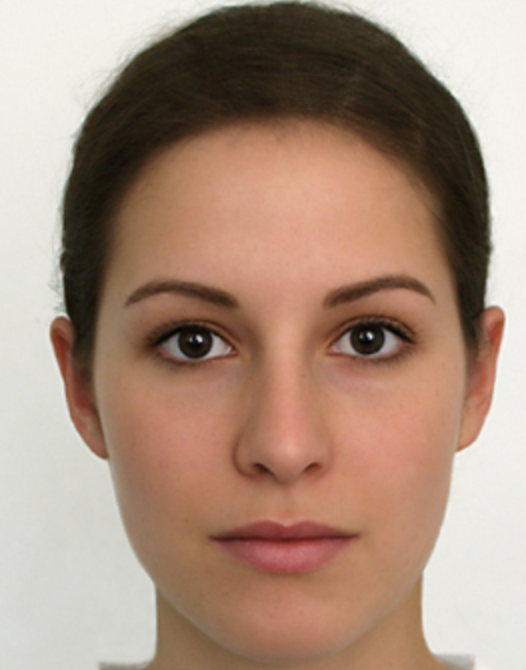
#> input picture images/file2.png, 526 x 670 px, found by its file name
$ python main.py --file images/file2.png
#> lines starting #> are read from the running program, lines starting #| are printed output that depends on the picture; after the words box and inside, x2 and y2 are one past the last pixel; in counts of white or black regions, pixels touching at a corner belong together

import argparse
import cv2
import math
import matplotlib.pyplot as plt
import matplotlib.image as mpimg
import numpy as np
from PIL import Image
from PIL import ImageDraw
import noise

# [18 lines left out: functions displayImages, increaseContrast, not called in this run]

def getEdges(img, cannyLower = 50,  cannyHigher = 100, preview = False):
    print("Getting Edges...")
    shape = img.shape
    height, width = shape
    im = cv2.GaussianBlur(img,(3,3),0)
    edges = cv2.Canny(im, cannyLower, cannyHigher)
    if preview:
        plt.imshow(edges, cmap='Greys_r')
        plt.show()
    return edges

def getDots(img):
    print("Getting Dots...")
    shape = img.shape
    height, width = shape
    rows = []
    for x in range(height):
        for y in range(width):
            if img[x,y] == 255:
                rows.append((x,y))
    return rows

def dist(a, b):
    x1, y1 = a
    x2, y2 = b
    return math.sqrt(pow(x2 - x1, 2) + pow(y2 - y1, 2))

def getLines(dots):
    print("Finding Contours...")
    straightLines = []
    line = []
    for dot in dots:
        x, y = dot
        if (len(line) == 0):
            line.append((x,y))
        elif (line[-1][1] == y - 1):
            line.append((x,y))
        else:
            if (len(line) != 1):
                straightLines.append([(line[0][0],line[0][1]), (line[-1][0],line[-1][1])])
            line = []
    return straightLines

def getContours(lines):
    print("getting contours")
    contours = []
    usedlines = []
    templines = lines.copy()
    while len(templines) > 0:
        contour = []
        line = templines.pop(0)
        contour.append(line[0])
        contour.append(line[-1])
        i = 0
        while i < len(templines):
            line2 = templines[i]
            xdist = abs(line2[0][0] - line[-1][0])
            ydist =  abs(line2[0][1] - line[-1][1])
            same = line[0][0] == line2[0][0] & line[-1][0] == line2[-1][0]
            if ((ydist <= 1) & (xdist <= 1) & (same == False)):
                contour.append(line2[0])
                line.append(line2[-1])
                contour.append(line2[-1])
                templines.pop(i)
            else:
                i += 1
        contours.append(contour)
    return contours

def combineContours(lines, threshold):
    print("Combining lines...")
    contours = []
    usedlines = []
    templines = lines.copy()
    while len(templines) > 0:
        contour = []
        line = templines.pop(0)
        contour.append(line[0])
        contour.append(line[-1])
        i = 0
        while i < len(templines):
            line2 = templines[i]
            distance = dist(line2[0], line[-1])
            same = line[0][0] == line2[0][0] & line[-1][0] == line2[-1][0]
            if ((distance <= threshold) & (same == False)):
                avgX = (contour[-1][0] + line2[0][0])/ 2
                avgY = (contour[-1][1] + line2[0][1])/ 2

                avgA = ((contour[-1][0] + avgX)/ 2, (contour[-1][1] + avgY)/ 2)
                avgB = ((line2[0][0] + avgX)/ 2, (line2[0][1] + avgY)/ 2)
                # Uncomment this and comment the line above for some interesting results? ?
                #  avgB = ((contour[0][0] + avgX)/ 2, (contour[0][1] + avgY)/ 2)

                contour[-1] = (avgX, avgY)
                contour.append((avgX, avgY))

                contour.append(line2[-1])
                line.append(line2[-1])
                templines.pop(i)
            else:
                i += 1
        contours.append(contour)
    return contours

# [7 lines left out: function plotLines, not called in this run]

def plotContours(img, contours, verbose = False):
    print("Plotting contours...")
    draw = ImageDraw.Draw(img)

    for n, contour in enumerate(contours):
        length = len(contour)
        i = 0
        while (i < length - 1):
            # plt.plot(
            #     [contour[i][0], contour[i+1][0]], [contour[i][1],contour[i+1][1]],
            #     color='black', linewidth = 1
            # )
            draw.line(((contour[i][0],contour[i][1]),(contour[i+1][0],contour[i+1][1])), fill=(0,0,0), width=math.floor(genPerlinNoise(contour[i][0], contour[i][1])/5) + 2)
            i += 1
        if verbose: print(n , len(contours), '- ', length)

# [15 lines left out: function plotHatches, not called in this run]
# rotate +90deg
def rotateLine90(line, shape):
    height, width = shape
    return [(line[0][1], 0 - line[0][0] + height), (line[-1][1], 0 - line[-1][0] + height)]

def rotateContours90(contours, shape):
    print("Rotating Contours...")
    height, width = shape
    rotContours = []
    for contour in contours:
        rotContour = [];
        length = len(contour)
        i = 0
        while (i < length):
            rotContour.append(rotateLine90([contour[i], contour[i+1]], shape))
            i += 2
        flattened_list = [y for x in rotContour for y in x]

        rotContours.append(flattened_list)
    return rotContours;

# rotate +45deg
# [114 lines left out: functions rotateLine45, rotateContours45, hatch, getDarks, not called in this run]

def sketch(img, args):

    images = []
    img2 = np.flip(np.rot90(img))

    distance = int(args.distance) if args.distance else 10
    colors = int(args.colors) if args.colors else 4
    cannyLower = int(args.cannylow) if args.cannylow else 50
    cannyHigher = int(args.cannyhigh) if args.cannyhigh else 100
    distHatch = int(args.hatchdist) if args.hatchdist else 4

    edges = getEdges(img,cannyLower = cannyLower, cannyHigher = cannyHigher)
    dots = getDots(edges)
    lines = getLines(dots)
    testContour = rotateContours90(lines, img.shape)

    edges2 = getEdges(img2, cannyLower = cannyLower, cannyHigher = cannyHigher)
    dots2 = getDots(edges2)
    lines2 = getLines(dots2)
    contours2 = getContours(lines2)
    combinedContours = combineContours( lines2 + testContour, distance)
    img = getReducedColourImage(img, colors)
    im = Image.new('RGBA', img.shape, (255,255,255,255))
    draw = ImageDraw.Draw(im)
    if args.hatch:
        hatchlines = rotateContours90(hatch(img,  distHatch), img.shape)
        if args.verbose: print(len(hatchlines))
        plotHatches(im, hatchlines , verbose = args.verbose)
    if args.darks:
        darklines = rotateContours90(getDarks(img), img.shape)
        if args.verbose: print(len(darklines))
        plotHatches(im, darklines ,  verbose = args.verbose)
    if args.verbose: print(len( combinedContours))

    plotContours(im, combinedContours, verbose = args.verbose)
    plt.imshow(np.asarray(im), origin='lower')
    print('Done!')
    plt.show()

def getReducedColourImage(img, N):
    h, w = img.shape
    for x in range(h):
        for y in range(w):
            img[x][y] = math.floor((img[x][y] * N/255)) * (255 / N)
    return img
def genPerlinNoise(x, y ):
    scale = 100.0
    octaves = 7
    persistence = 0.5
    lacunarity = 2.0
    perl = noise.pnoise2(x/scale, y/scale, octaves=octaves, persistence=persistence, lacunarity=lacunarity, repeatx=1024, repeaty=1024, base=0)
    return ((perl + 1) / 2) * 20

if __name__ == "__main__":
    folderPath = "images/"
    fileName = "file2.png"
    parser = argparse.ArgumentParser(description='Process an image into a vectorised line format.')
    parser.add_argument("--preview", help="preview canny edges before",
                    action="store_true")
    parser.add_argument("--hatch", help="add hatching",
                    action="store_true")
    parser.add_argument("--darks", help="add darks",
                    action="store_true")
    parser.add_argument("-v", "--verbose", help="verbose logging",
                    action="store_true")
    parser.add_argument("--distance", help="distance to connect contours by")
    parser.add_argument("--cannylow", help="lower threshold for canny",)
    parser.add_argument("--cannyhigh", help="Upper threshold for canny",)
    parser.add_argument("--colors", help="num of colors to reduce by",)
    parser.add_argument("--hatchdist", help="Distance to hatch by",)
    parser.add_argument("--file", help="img file name",)

    args = parser.parse_args()
    fileName = args.file if args.file else fileName
    img = cv2.imread("%s%s" % (folderPath, fileName),  cv2.IMREAD_GRAYSCALE)
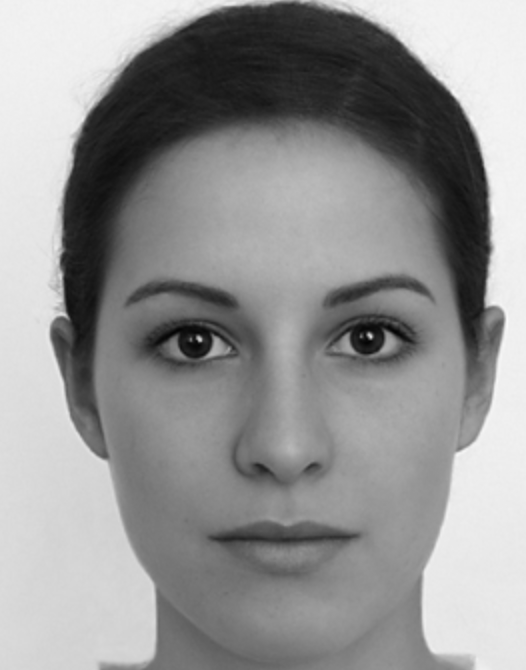
#> img: shape (670, 526); min 3, max 250, mean 147.7

    if args.preview:
        edges = getEdges(img, preview= True,
        cannyLower = int(args.cannylow), cannyHigher = int(args.cannyhigh))
    else:
        sketch(img, args)
#> in sketch, `img2 = np.flip(np.rot90(img))`:
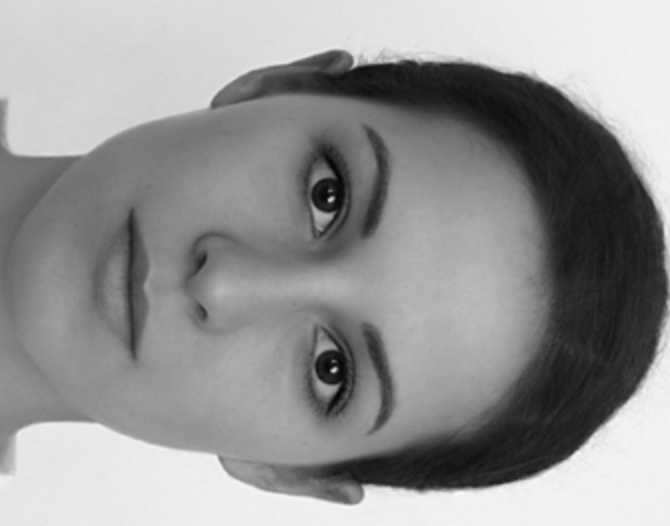
#> img2: shape (526, 670); min 3, max 250, mean 147.7
#> in getEdges, `edges = cv2.Canny(im, cannyLower, cannyHigher)`:
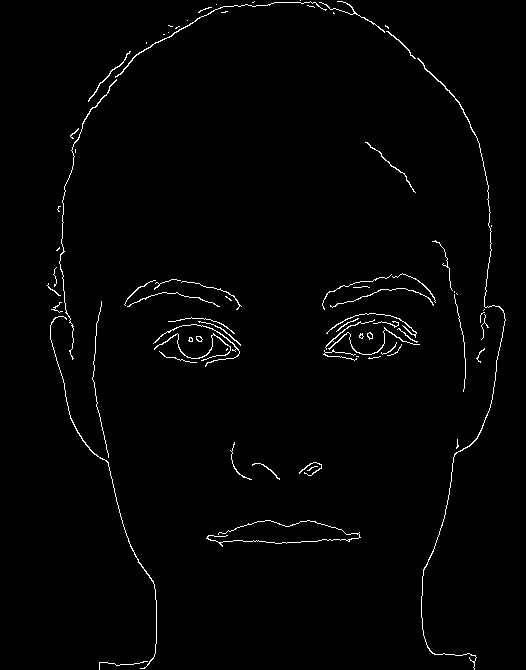
#> edges: shape (670, 526); 1.5% white in thin lines or dots, all inside (x1, y1, x2, y2) = (47, 0, 506, 670)
#> in sketch, `dots = getDots(edges)`: dots = 5183 pairs, first value 0 to 669, second value 47 to 505
#> the loop in getLines, `for dot in dots:` made 5183 passes
#> (x, y) on passes 1 to 3: (0, 300), (1, 254), (1, 310)
#> after the loop in getLines, `for dot in dots:`: straightLines = 630 items
#> the loop in rotateContours90, `for contour in contours:` made 630 passes
#> (contour, flattened_list) on passes 1 to 3: ([(1, 338), (1, 342)], [(338, 669), (342, 669)]), ([(2, 275), (2, 300)], [(275, 668), (300, 668)]), ([(2, 305), (2, 309)], [(305, 668), (309, 668)])
#> call 2 of getEdges, with cannyLower = 50, cannyHigher = 100, preview = False
#> in getEdges (call 2), `edges = cv2.Canny(im, cannyLower, cannyHigher)`:
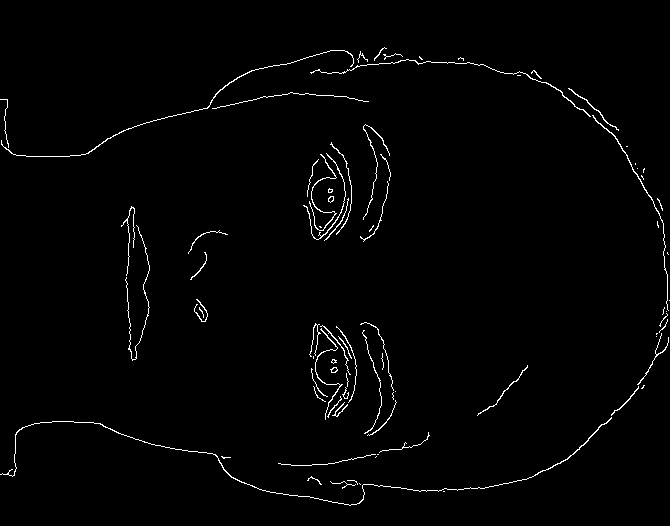
#> edges: shape (526, 670); 1.5% white in thin lines or dots, all inside (x1, y1, x2, y2) = (0, 47, 670, 506)
#> in sketch, `dots2 = getDots(edges2)`: dots2 = 5239 pairs, first value 47 to 505, second value 0 to 669
#> the loop in getLines (call 2), `for dot in dots:` made 5239 passes
#> (x, y) on passes 1 to 3: (47, 384), (48, 382), (48, 383)
#> after the loop in getReducedColourImage, `for x in range(h):`:
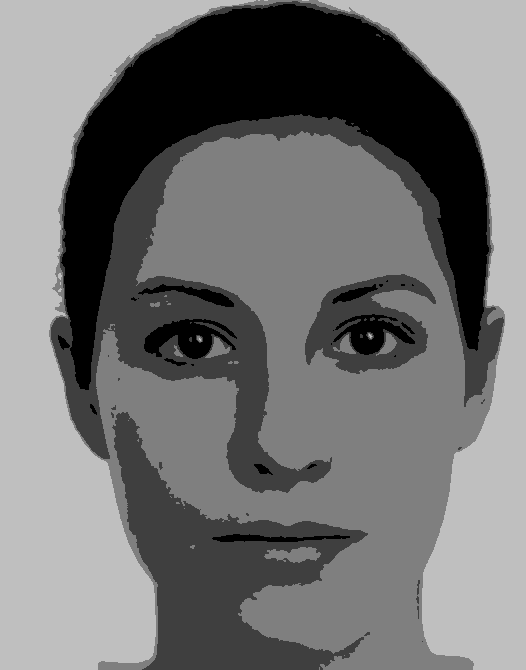
#> img: shape (670, 526); min 0, max 191, mean 113.6
#> in sketch, `im = Image.new('RGBA', img.shape, (255,255,255,255))`: im: PIL image 670x526 RGBA; every value is 255
#> the loop in plotContours, `for n, contour in enumerate(contours):` made 1 pass
#> (the call stopped at in genPerlinNoise, `perl = noise.pnoise2(x/scale, y/scale, octaves=octaves, persistence=pe..`: noise is not available in this run)
